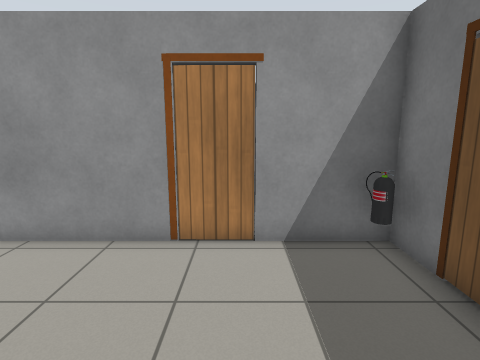
View 1 (above)

23 first-person views from a walk through a world built for the Gazebo simulator. The camera is 1.3 m above the floor, tilts 10° down and sees 80° across. The floor is counted in squares, 0.5 m on a side. Each view is taken from the middle of a square. On the plan, view 1 faces up. The plan holds only what a view shows up to about 19 squares ahead; the rest is blank. The place goes on beyond the plan. The robots in the file are not drawn. Gazebo's built-in surfaces are drawn with simple patterns. Simple shapes stand in for some stock models. Some surface patterns are stand-ins.

View 2
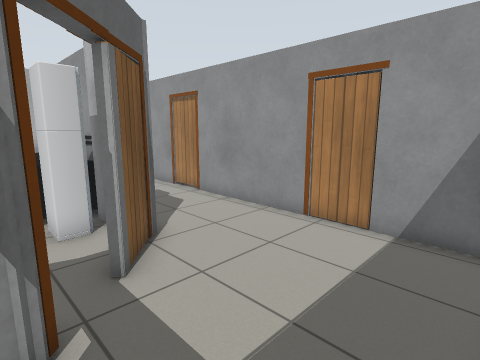

View 3
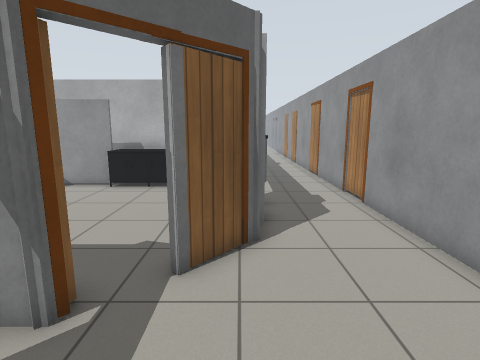

View 4
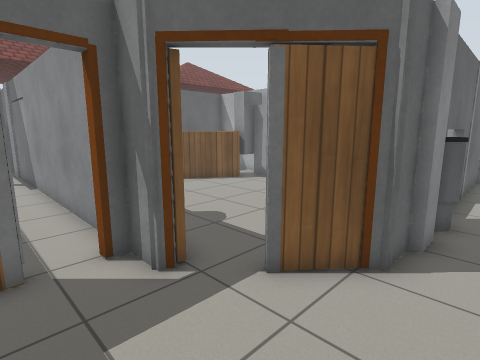

View 5
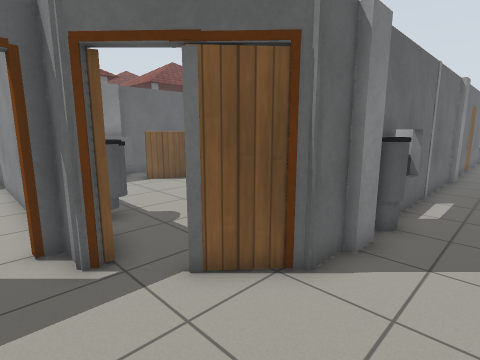

View 6
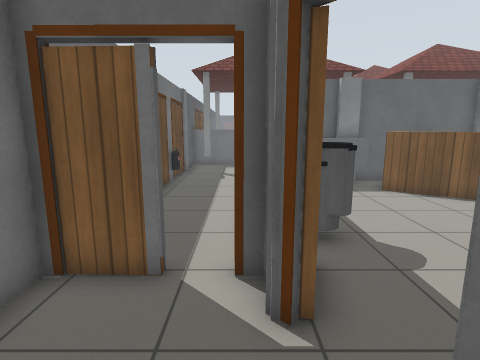

View 7
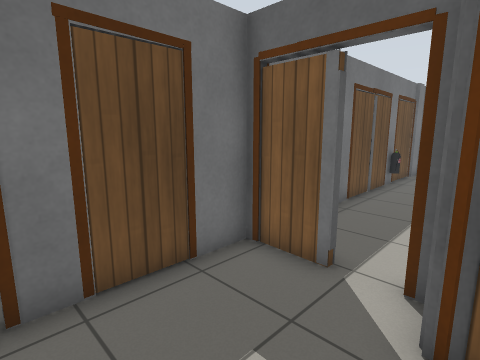

View 8
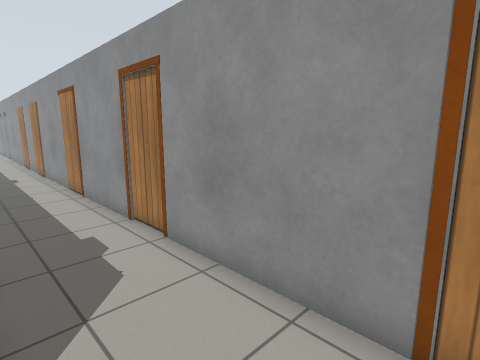

View 9
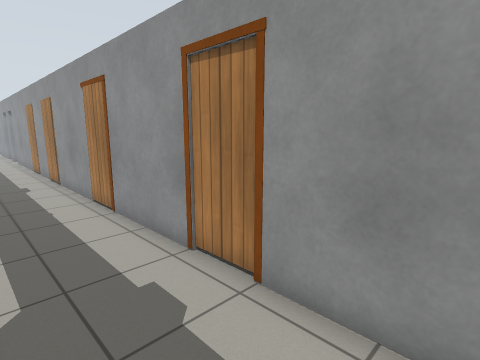

View 10
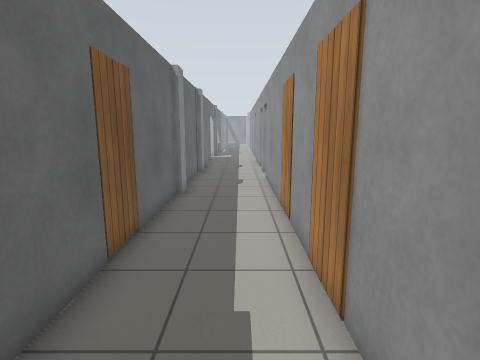

View 11
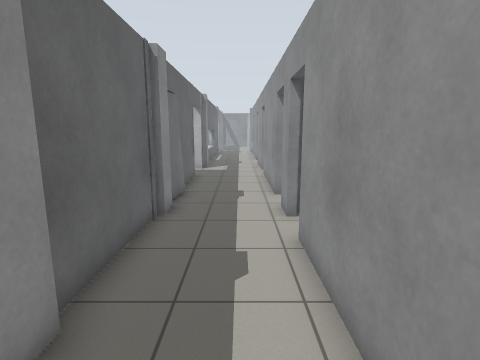

View 12
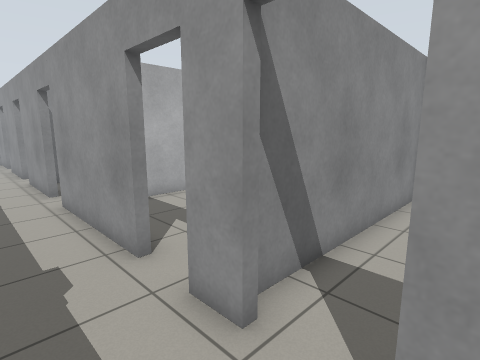

View 13
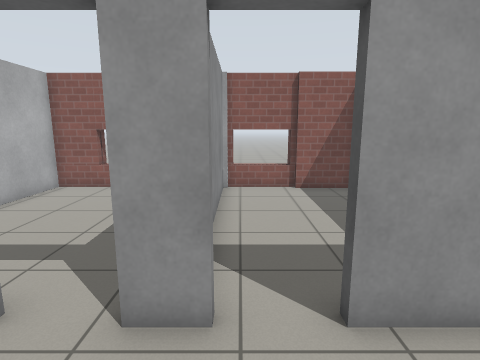

View 14
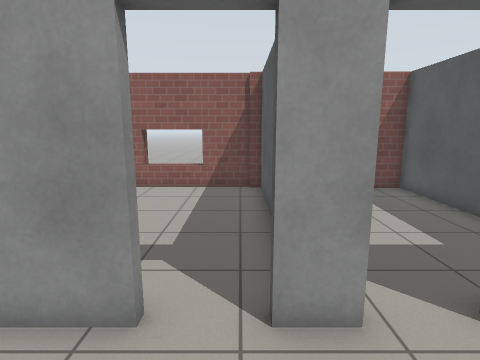

View 15
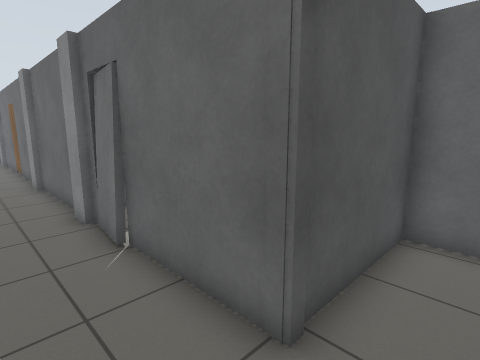

View 16
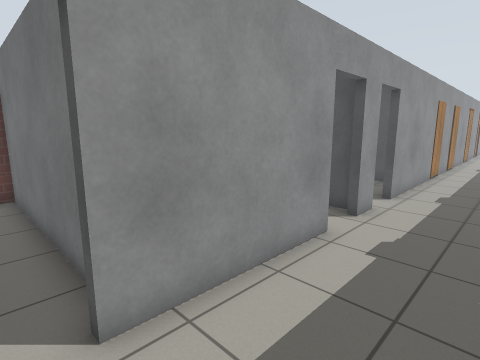

View 17
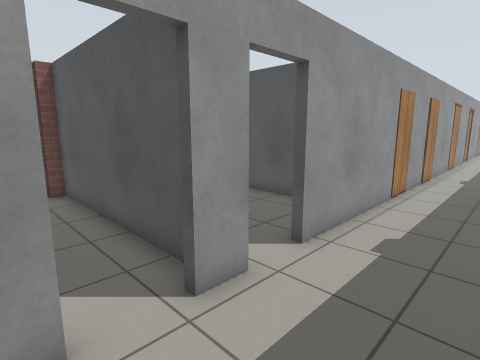

View 18
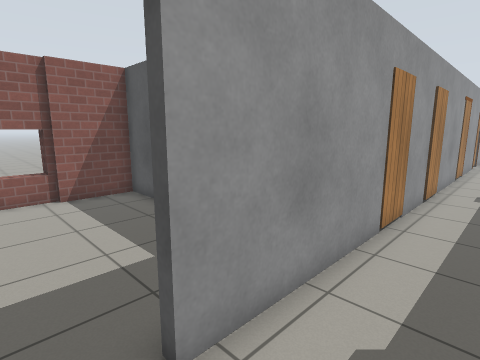

View 19
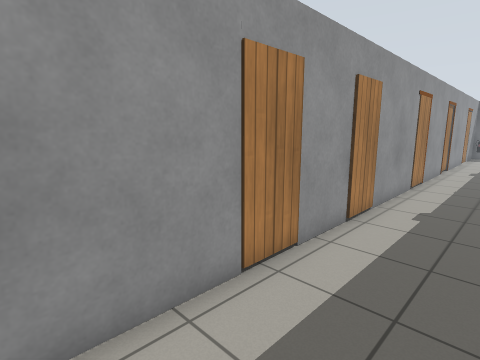

View 20
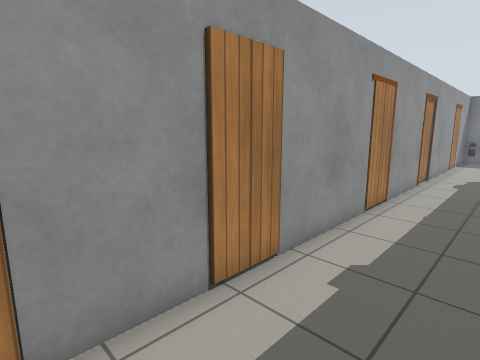

View 21
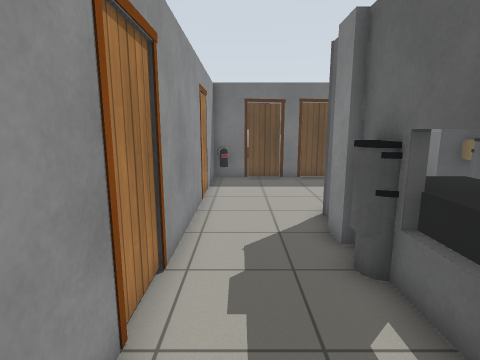

View 22
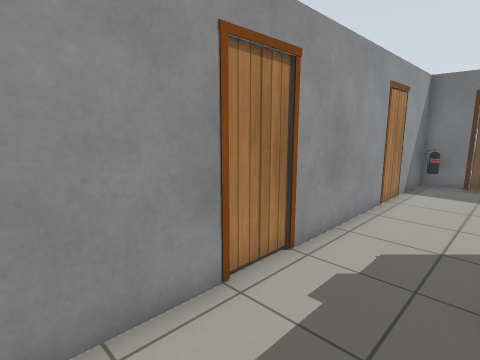

View 23
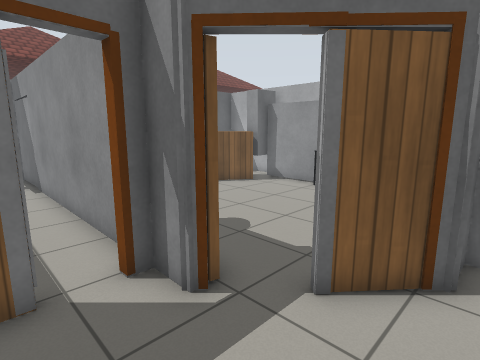

### Floor plan
Points are (right, up) in squares from view 1. A wall is a line through its corners. A room is listed if a view was taken in it or the views show most of it. See-through windows are left out.
Room 1 (views 1, 2, 3, 4, 5, 6, 7, 8, 9, 23)
walls: (-0.4, -0.5) (-0.4, -1.5); (-4.9, 2.4) (-3.4, 2.4); (-5.1, 1.8) (-5.9, 1.8); (-1.4, 6.4) (-7, 6.4); (-5.9, 2.7) (-4.8, 2.7); (3.5, 4.5) (3.5, 6.4) (0.4, 6.4); (-0.4, -3.4) (-0.4, -4.4); (-2.7, -3.5) (-2.3, -3.2); (3.5, -1.8) (3.5, -0.3); (-7.6, 2.4) (-5.8, 2.4)
ways out: opening at (-9.5, 4) to room 2; opening at (-4.5, -1.5); opening at (1.5, -3.5)
objects: bin (-7, 3); other object (-5, 0); other object (-5, 1); door leaf (-3, 1); door leaf (-1, -2) to (-1, -1); brown box (-1, 0); brown box (0, -2); other object (1, -2); other object (2, -2); other object (3, -2); door leaf (3, 3) to (4, 4); other object (3, 6); door leaf (4, 0) to (4, 1); brown box (4, 2); brown box (4, 3)
Room 2 (views 10, 21, 22)
walls: (-16.4, 2.4) (-11.4, 2.4); (-14.9, 6.4) (-19.5, 6.4); (-17.4, 2.7) (-16.2, 2.7); (-21.2, 2.4) (-18.2, 2.4); (-8.8, 6.4) (-12.6, 6.4); (-21.5, 6.4) (-22.4, 6.4)
ways out: opening at (-9.5, 4) to room 1; opening at (-23.5, 4) to room 3
objects: door leaf (-22, 2); door leaf (-14, 6) to (-14, 7); brown box (-13, 6)
Room 3 (views 11, 12, 13, 14, 15, 16, 17, 18, 19, 20)
walls: (-33.8, 2.4) (-28.2, 2.4); (-34.6, 2.7) (-33.6, 2.7); (-33.3, 6.4) (-34.6, 6.4); (-35.1, 2.4) (-34.5, 2.4); (-36.3, 6.4) (-42.1, 6.4); (-28.4, 2.7) (-27.4, 2.7); (-27.4, 2.4) (-23, 2.4); (-25.5, 6.4) (-31.6, 6.4); (-41.2, 2.4) (-36.8, 2.4); (-22.4, 6.4) (-23.8, 6.4)
ways out: opening at (-23.5, 4) to room 2; open door at (-35.5, 6.5) to room 4; open door at (-32.5, 6.5) to room 5; open door at (-42.7, 6.7); open door at (-42.5, 2); open door at (-35, 2); open door at (-24, 6.5); open door at (-23, 2)
objects: door leaf (-36, 2) to (-36, 3)
Room 4 (no view inside)
walls: (-41.3, 11) (-41.3, 9.1); (-39, 16.3) (-39.5, 16.3); (-34.5, 15.9) (-41.3, 15.9) (-41.3, 12.6); (-34, 6.9) (-34, 15.7) (-34.6, 15.7)
ways out: open door at (-35.5, 6.5) to room 3
Room 5 (no view inside)
walls: (-30.4, 15.9) (-33.7, 15.9) (-33.7, 6.8); (-27.8, 7.9) (-27.8, 15.7) (-30.7, 15.7)
ways out: open door at (-32.5, 6.5) to room 3

Where each view was taken, in squares from view 1:
view 1: 0 up, 0 right, facing up
view 2: 1 down, 3 right, facing up-left
view 3: 2 up, 3 right, facing left
view 4: 4 up, 2 right, facing down-left
view 5: 5 up, 1 right, facing down-left
view 6: 3 up, 0 right, facing down
view 7: 3 up, 1 left, facing down-right
view 8: 3 up, 1 left, facing up-left
view 9: 3 up, 4 left, facing up-left
view 10: 5 up, 16 left, facing left
view 11: 5 up, 25 left, facing left
view 12: 4 up, 31 left, facing up-left
view 13: 3 up, 33 left, facing up
view 14: 3 up, 35 left, facing up
view 15: 5 up, 43 left, facing down-right
view 16: 3 up, 43 left, facing up-right
view 17: 3 up, 37 left, facing up-right
view 18: 4 up, 33 left, facing up-right
view 19: 3 up, 29 left, facing up-right
view 20: 3 up, 24 left, facing up-right
view 21: 5 up, 12 left, facing right
view 22: 3 up, 12 left, facing up-right
view 23: 3 up, 2 right, facing down-left
